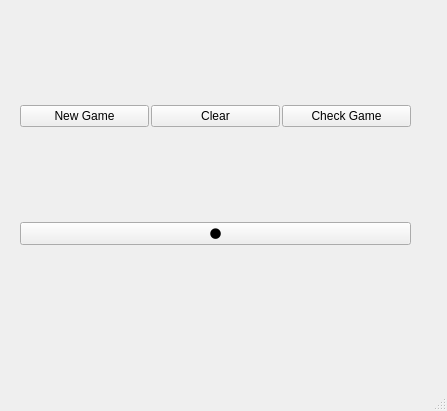
<?xml version="1.0" encoding="UTF-8"?>
<ui version="4.0">
 <class>MainWindow</class>
 <widget class="QMainWindow" name="MainWindow">
  <property name="geometry">
   <rect>
    <x>0</x>
    <y>0</y>
    <width>447</width>
    <height>411</height>
   </rect>
  </property>
  <property name="windowTitle">
   <string>Sudoku Game</string>
  </property>
  <property name="windowIcon">
   <iconset>
    <normaloff>icon.png</normaloff>icon.png</iconset>
  </property>
  <widget class="QWidget" name="centralwidget">
   <widget class="QWidget" name="verticalLayoutWidget">
    <property name="geometry">
     <rect>
      <x>20</x>
      <y>10</y>
      <width>391</width>
      <height>331</height>
     </rect>
    </property>
    <layout class="QVBoxLayout" name="verticalLayout" stretch="1,0,0">
     <property name="spacing">
      <number>0</number>
     </property>
     <item>
      <layout class="QGridLayout" name="my_grid"/>
     </item>
     <item>
      <layout class="QHBoxLayout" name="horizontalLayout">
       <property name="spacing">
        <number>2</number>
       </property>
       <item>
        <widget class="QPushButton" name="newgame_btn">
         <property name="text">
          <string>New Game</string>
         </property>
        </widget>
       </item>
       <item>
        <widget class="QPushButton" name="clear_btn">
         <property name="text">
          <string>Clear</string>
         </property>
        </widget>
       </item>
       <item>
        <widget class="QPushButton" name="check_btn">
         <property name="text">
          <string>Check Game</string>
         </property>
        </widget>
       </item>
      </layout>
     </item>
     <item>
      <layout class="QVBoxLayout" name="verticalLayout_2">
       <property name="spacing">
        <number>0</number>
       </property>
       <item>
        <widget class="QPushButton" name="dark_btn">
         <property name="text">
          <string>🌑</string>
         </property>
        </widget>
       </item>
      </layout>
     </item>
    </layout>
   </widget>
  </widget>
  <widget class="QMenuBar" name="menubar">
   <property name="geometry">
    <rect>
     <x>0</x>
     <y>0</y>
     <width>447</width>
     <height>22</height>
    </rect>
   </property>
  </widget>
  <widget class="QStatusBar" name="statusbar"/>
 </widget>
 <resources/>
 <connections/>
</ui>
